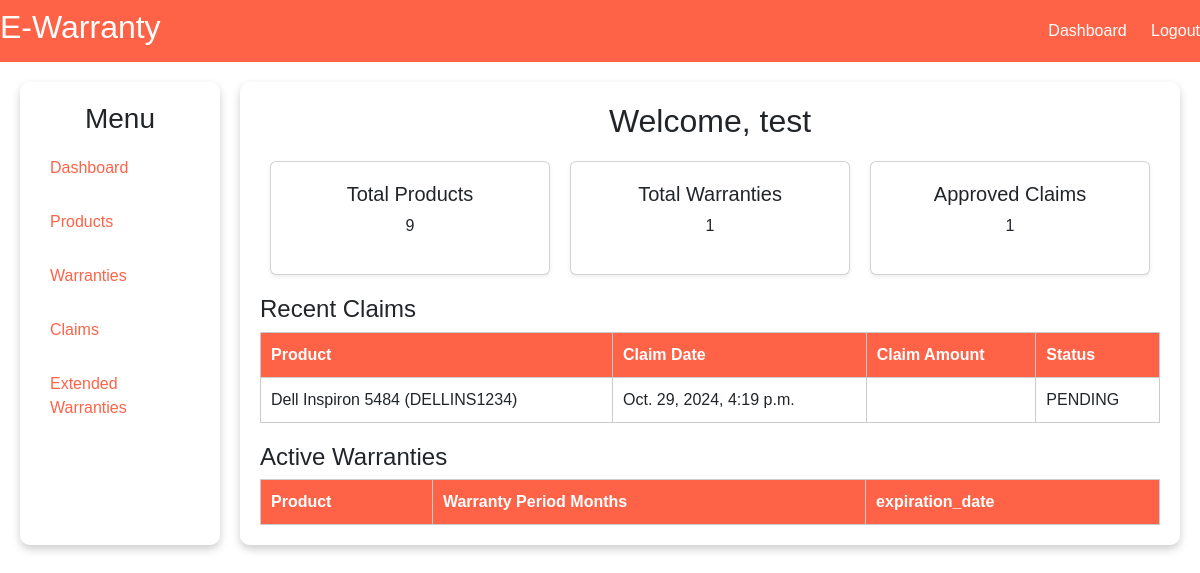
The page /customer/dashboard (signed in) on the database as committed earlier.
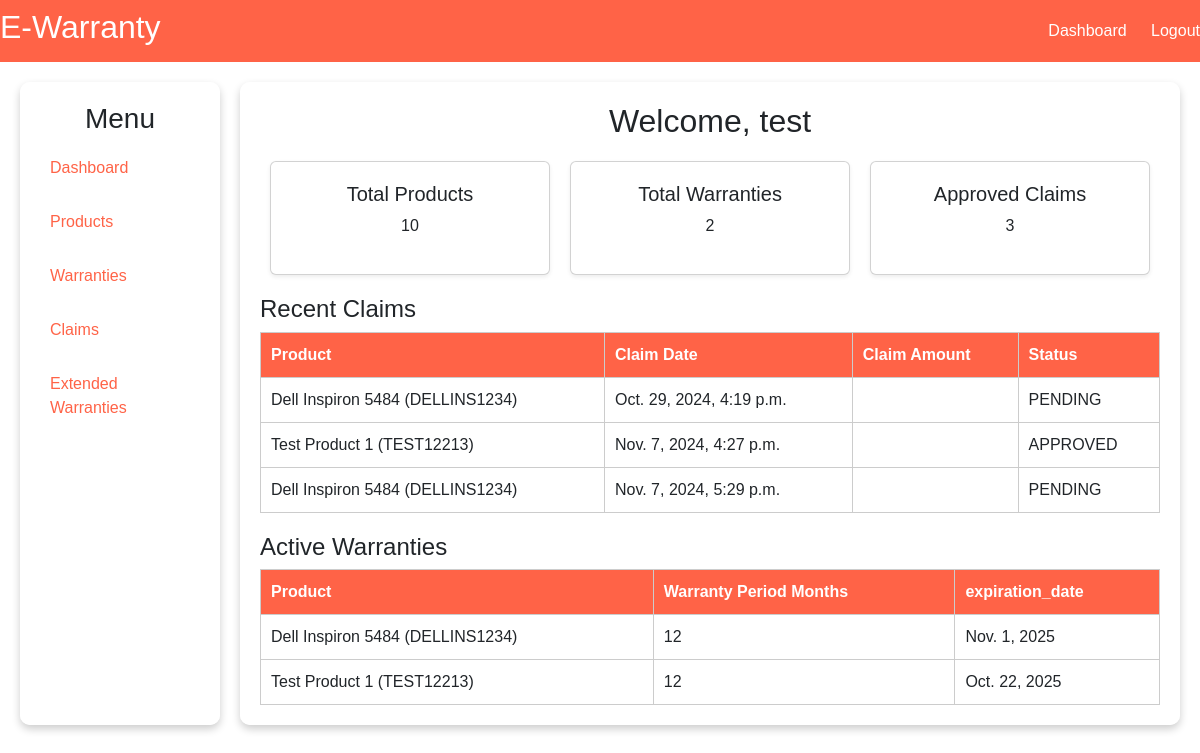
The same page on the database as committed later.
### warranty_management/models.py (models this page shows, shortened)
class Claim(models.Model):
    STATUS_CHOICES = [
        ('PENDING', 'Pending'),
        ('APPROVED', 'Approved'),
        ('REJECTED', 'Rejected'),
        ('RESOLVED', 'Resolved'),
    ]
    ISSUE_SEVERITY = [
        ('CRITICAL','Critical'),
        ('HIGH', 'High'),
        ('MODERATE','Moderate'),
        ('LOW','Low'),
    ]
    customer = models.ForeignKey(Customer, on_delete=models.CASCADE, related_name='claims')
    product = models.ForeignKey(Product, on_delete=models.CASCADE)
    issue_description = models.TextField()
    date_of_claim = models.DateTimeField(auto_now_add=True)
    claim_amount = models.DecimalField(max_digits=15, decimal_places=2)
    status = models.CharField(max_length=10, choices=STATUS_CHOICES, default='PENDING')
    repair_document = models.FileField(upload_to='documents/cliams/', blank=True, null=True)  # Add document upload field
    document_url=models.CharField(max_length=1024, blank=True, null=True)
    issue_severity = models.CharField(max_length=10, choices=ISSUE_SEVERITY, default='MODERATE')
    resolution_description = models.TextField(blank=True, null=True)

class Product(models.Model):
    customer = models.ForeignKey(Customer, on_delete=models.CASCADE)
    product_name = models.CharField(max_length=100)
    serial_number = models.CharField(max_length=100, unique=True)
    purchase_date = models.DateField()
    category = models.CharField(max_length=100)
    purchase_document = models.FileField(upload_to='documents/products/', blank=True, null=True)
    document_url=models.CharField(max_length=1024, blank=True, null=True)
    description = models.TextField(blank=True, null=True)
    purchase_amount = models.DecimalField(max_digits=15, decimal_places=2)
    def __str__(self):
        return f"{self.product_name} ({self.serial_number})"

class Warranty(models.Model):
    STATUS_CHOICES = [
        ('PENDING', 'Pending'),
        ('ACTIVE', 'Active'),
        ('REJECTED', 'Rejected'),
        ('EXPIRED','Expired')
    ]
    customer = models.ForeignKey(Customer, on_delete=models.CASCADE, related_name='warranties')
    product = models.ForeignKey(Product, on_delete=models.CASCADE)
    warranty_period_months = models.PositiveIntegerField()  # warranty duration in months
    expiration_date = models.DateField(blank=True, null=True)
    terms_and_conditions = models.TextField(blank=True, null=True)
    warranty_document = models.FileField(upload_to='documents/warranties/', blank=True, null=True)  # Add document upload field
    document_url=models.CharField(max_length=1024, blank=True, null=True)
    status = models.CharField(max_length=10, choices=STATUS_CHOICES, default='PENDING')

### customer/views.py (the view)
# urls.py: path('dashboard', views.dashboard_view,name='customer_dashboard'),
def dashboard_view(request):
    data = {}
    try:
        customer = get_customer(request)
        tot_prods, tot_warr, tot_claims = data_helper.get_metrics(WMS_MODALS,customer)
        data['total_products'] =  tot_prods
        data['total_warranties'] = tot_warr
        data['total_claims'] = tot_claims
        data['recent_claims'] = data_helper.get_recent_claims(WMS_MODALS, customer)
        data['active_warranties'] = data_helper.get_warranties_by_status(WMS_MODALS, customer, "ACTIVE")
    except Exception as e:
        print('dashboard error: ',str(e))
    return render(request, 'customer/dashboard.html', context= data)

### customer/views.py (called while the page is built)
def get_customer(request):
    return customer_models.Customer.objects.get(user=request.user)

### wms_library/helpers/data_helper.py (called while the page is built)
def get_common_data(WMS_MODELS, customer):
    products = WMS_MODELS.Product.objects.filter(customer = customer)
    warranties = WMS_MODELS.Warranty.objects.filter(customer = customer)
    claims = WMS_MODELS.Claim.objects.filter(customer = customer)
    return products, warranties, claims

def get_metrics(WMS_MODELS, customer):
    products, warranties, claims = get_common_data(WMS_MODELS, customer)
    return products.count(), warranties.count(), claims.count()

def get_recent_claims(WMS_MODELS, customer):
    claims = WMS_MODELS.Claim.objects.filter(customer = customer).order_by('date_of_claim')[:5]
    return claims

def get_warranties_by_status(WMS_MODELS, customer, status):
    return WMS_MODELS.Warranty.objects.filter(customer=customer,status=status)

### templates/customer/dashboard.html (shortened to what this page needs)
{% extends 'customer/base.html' %}
{% block content %}
<div class="">
    <h2>Welcome, <span class="text-dark">{{ user.username }}</span></h2>
    <div class="cards">
        <div class="card shadow-sm">
            <h5>Total Products</h5>
            <p>{{total_products}}</p>
        </div>
        <div class="card shadow-sm">
            <h5>Total Warranties</h5>
            <p>{{total_warranties}}</p>
        </div>
        <div class="card  shadow-sm">
            <h5>Approved Claims</h5>
            <p>{{total_claims}}</p>
        </div>
    </div>
    <div class="recent-warranties">
        <h4>Recent Claims</h4>
        <table>
            <thead>
                <tr>
                    <th>Product</th>
                    <th>Claim Date</th>
                    <th>Claim Amount</th>
                    <th>Status</th>
                </tr>
            </thead>
            <tbody>
                {% for claim in recent_claims %}
                    <tr>
                        <td>{{claim.product}}</td>
                        <td>{{claim.date_of_claim}}</td>
                        <td>{{claim.amount_claimed}}</td>
                        <td>{{claim.status}}</td>
                    </tr>
                {% endfor %}
            </tbody>
        </table>
    </div>
    <div class="recent-warranties">
        <h4>Active Warranties</h4>
        <table>
            <thead>
                <tr>
                    <th>Product</th>
                    <th>Warranty Period Months</th>
                    <th>expiration_date</th>
                </tr>
            </thead>
            <tbody>
                {% for warranty in active_warranties %}
                    <tr>
                        <td>{{warranty.product}}</td>
                        <td>{{warranty.warranty_period_months}}</td>
                        <td>{{warranty.expiration_date}}</td>
                    </tr>
                {% endfor %}
            </tbody>
        </table>
    </div>
</div>
{% endblock %}

### templates/customer/base.html (shortened to what this page needs)
<!DOCTYPE html>
{% load static %}
<html lang="en">
<head>
    <link rel="stylesheet" href="https://cdnjs.cloudflare.com/ajax/libs/font-awesome/6.0.0-beta3/css/all.min.css">
</head>
<body>
    {% include 'customer/navbar.html' %}
<div class="dashboard-container">
    <div class="sidebar">
        <h3>Menu</h3>
        <a href="{% url 'customer_dashboard' %}">Dashboard</a>
        <a href="{% url 'add_product' %}">Products</a>
        <a href="{% url 'submit_warranty' %}">Warranties</a>
        <a href="{% url 'claim_warranty' %}">Claims</a>
        <a href="{% url 'extend_warranty' %}">Extended Warranties</a>
    </div>
    <div class="main-content">
        {% include 'common/alert.html' %}
        {% block content %}
        {% endblock %}
    </div>
</div>
</body>
</html>

### templates/customer/navbar.html (shortened to what this page needs)
<!DOCTYPE html>
{% load static %}
<html lang="en">
<head>
  <link rel="stylesheet" href="https://stackpath.bootstrapcdn.com/bootstrap/4.3.1/css/bootstrap.min.css">
  <link rel="stylesheet" href="https://maxcdn.bootstrapcdn.com/font-awesome/4.7.0/css/font-awesome.min.css">
  <link href="https://cdn.jsdelivr.net/npm/bootstrap@5.3.3/dist/css/bootstrap.min.css" rel="stylesheet">
  <link rel="stylesheet" href="https://cdnjs.cloudflare.com/ajax/libs/font-awesome/6.0.0-beta3/css/all.min.css">
</head>
<body>
    <div class="navbar">
        <h2>E-Warranty</h2>
        <div>
            <a href="{% url 'customer_dashboard' %}">Dashboard</a>
            <a class="" href="{% url 'logout' %}">Logout</a>
        </div>
    </div>
</body>
</html>

### templates/common/alert.html (shortened to what this page needs)
<!DOCTYPE html>
{% load static %}
<html lang="en">
  <head>
    <link href="https://cdn.jsdelivr.net/npm/bootstrap@5.3.0-alpha1/dist/css/bootstrap.min.css" rel="stylesheet">
</head>
<body>
</body>
</html>

Rows that differ between the two databases and show on the page:
added Claim: product "Test Product 1 (TEST12213)", date_of_claim "Nov. 7, 2024, 4:27 p.m.", status "APPROVED"
added Claim: product "Dell Inspiron 5484 (DELLINS1234)", date_of_claim "Nov. 7, 2024, 5:29 p.m.", status "PENDING"
now on this page (row edited): Warranty: product "Dell Inspiron 5484 (DELLINS1234)", warranty_period_months "12", expiration_date "Nov. 1, 2025"
added Warranty: product "Test Product 1 (TEST12213)", warranty_period_months "12", expiration_date "Oct. 22, 2025"
Other text that changed with them:
{{ total_products }}: "9" → "10"
{{ total_warranties }}: "1" → "2"
{{ total_claims }}: "1" → "3"
